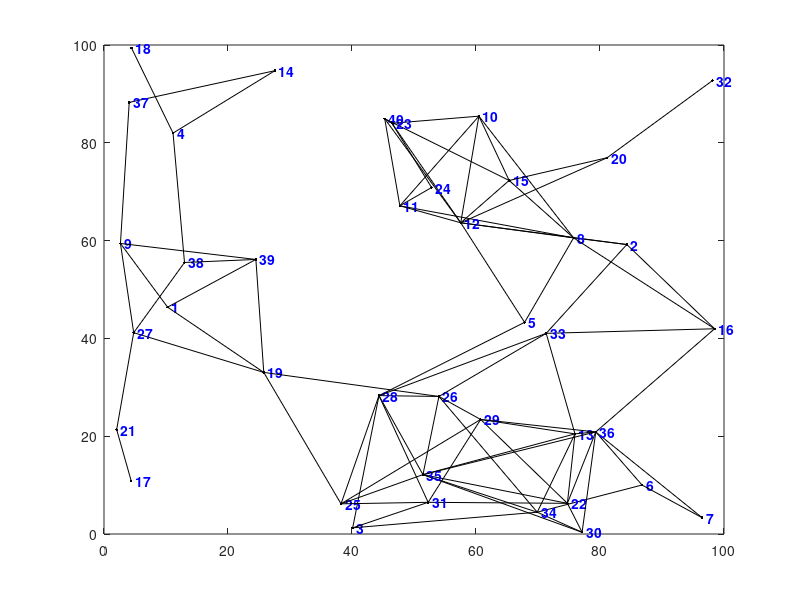

Write MATLAB code to recreate this figure. (Note: this script raises an error after producing the figure.)
function [dist, path] = dijkstra(nodes, segments, start_id, finish_id)
%DIJKSTRA Calculates the shortest path between two points on
% a map using Dijkstra's Algorithm
% 
% DIJKSTRA requires a list of nodes and a list of segments as inputs,
% as well as a starting node. (These are created randomly if they are not
% specified as inputs into the function
% 
% Optionally, an ending node can also be used as an input to terminate the
% algorithm early (otherwise, the algorithm will find the shortest paths
% and distances to all of the nodes on the map from the starting node)
%
% AUTHOR: Joseph Kirk (c) 11/2006
% EMAIL: jdkirk630 at gmail dot com
%
% For more information about Dijkstra's Algorithm check out:
%       http://en.wikipedia.org/wiki/Dijkstra's_algorithm or
%       http://mathworld.wolfram.com/DijkstrasAlgorithm.html

if (nargin < 3) % SETUP
    % (GENERATE NODES AND SEGMENTS IF NOT GIVEN AS INPUTS)
    % Create a random set of nodes/vertices, and connect some of them with
    % edges/segments. Then graph the resulting map.
    num_nodes = 40; L = 100; max_seg_length = 30; ids = (1:num_nodes)';
    nodes = [ids L*rand(num_nodes, 2)]; % create random nodes
    h = figure(1); plot(nodes(:, 2), nodes(:, 3), 'k.') % plot the nodes
    text(nodes(num_nodes, 2), nodes(num_nodes, 3), ...
        [' ' num2str(ids(num_nodes))], 'Color', 'b', 'FontWeight', 'b')
    hold on
    c = 1; segments = [];
    for i = 1:num_nodes-1 % create edges between some of the nodes
        text(nodes(i, 2), nodes(i, 3), ...
            [' ' num2str(ids(i))], 'Color', 'b', 'FontWeight', 'b')
        for j = i+1:num_nodes
            d = sqrt(sum((nodes(i, 2:end) - nodes(j, 2:end)).^2));
            if and(d < max_seg_length, rand < 0.6)
                plot([nodes(i, 2) nodes(j, 2)], [nodes(i, 3) nodes(j, 3)], 'k.-')
                % add this link to the segments list
                segments = [segments; c nodes(i, 1) nodes(j, 1)];
                c = c + 1;
            end
        end
    end
    axis([0 L 0 L])
    % Calculate Shortest Path Using Dijkstra's Algorithm
    % Get random starting/ending nodes, compute the shortest distance and path.
    start_id = ceil(num_nodes*rand)
    finish_id = ceil(num_nodes*rand)
    [distance, path] = dijkstra(nodes, segments, start_id, finish_id)
    % If a Shortest Path exists, Plot it on the Map.
    figure(h)
    for k = 2:length(path)
        m = find(nodes(:, 1) == path(k-1));
        n = find(nodes(:, 1) == path(k));
        plot([nodes(m, 2) nodes(n, 2)], [nodes(m, 3) nodes(n, 3)], 'ro-')
    end
    title(['Shortest Distance from ' num2str(start_id) ' to ' ...
        num2str(finish_id) ' = ' num2str(distance)])
    hold off

else %--------------------------------------------------------------------------
    % MAIN FUNCTION - DIJKSTRA'S ALGORITHM

    % initializations
    node_ids = nodes(:, 1);
    [num_map_pts, cols] = size(nodes);
    table = sparse(num_map_pts, 2);
    shortest_distance = Inf(num_map_pts, 1);
    settled = zeros(num_map_pts, 1);
    path = num2cell(NaN(num_map_pts, 1));
    col = 2;
    pidx = find(start_id == node_ids);
    shortest_distance(pidx) = 0;
    table(pidx, col) = 0;
    settled(pidx) = 1;
    path(pidx) = {start_id};
    if (nargin < 4) % compute shortest path for all nodes
        while_cmd = 'sum(~settled) > 0';
    else % terminate algorithm early
        while_cmd = 'settled(zz) == 0';
        zz = find(finish_id == node_ids);
    end
    while eval(while_cmd)
        % update the table
        table(:, col-1) = table(:, col);
        table(pidx, col) = 0;
        % find neighboring nodes in the segments list
        jj = find(node_ids(pidx) == segments(:, 2));
        kk = find(node_ids(pidx) == segments(:, 3));
        neighbor_ids = [segments(jj, 3); segments(kk, 2)];
        % calculate the distances to the neighboring nodes and keep track of the paths
        for k = 1:length(neighbor_ids)
            cidx = find(neighbor_ids(k) == node_ids);
            if ~settled(cidx)
                d = sqrt(sum((nodes(pidx, 2:cols) - nodes(cidx, 2:cols)).^2));
                if (table(cidx, col-1) == 0) || ...
                        (table(cidx, col-1) > (table(pidx, col-1) + d))
                    table(cidx, col) = table(pidx, col-1) + d;
                    tmp_path = path(pidx);
                    path(cidx) = {[tmp_path{1} neighbor_ids(k)]};
                else
                    table(cidx, col) = table(cidx, col-1);
                end
            end
        end
        % find the minimum non-zero value in the table and save it
        nidx = find(table(:, col));
        ndx = find(table(nidx, col) == min(table(nidx, col)));
        if isempty(ndx)
            break
        else
            pidx = nidx(ndx(1));
            shortest_distance(pidx) = table(pidx, col);
            settled(pidx) = 1;
        end
    end
    if (nargin < 4) % return the distance and path arrays for all of the nodes
        dist = shortest_distance';
        path = path';
    else % return the distance and path for the ending node
        dist = shortest_distance(zz);
        path = path(zz);
        path = path{1};
    end
end

